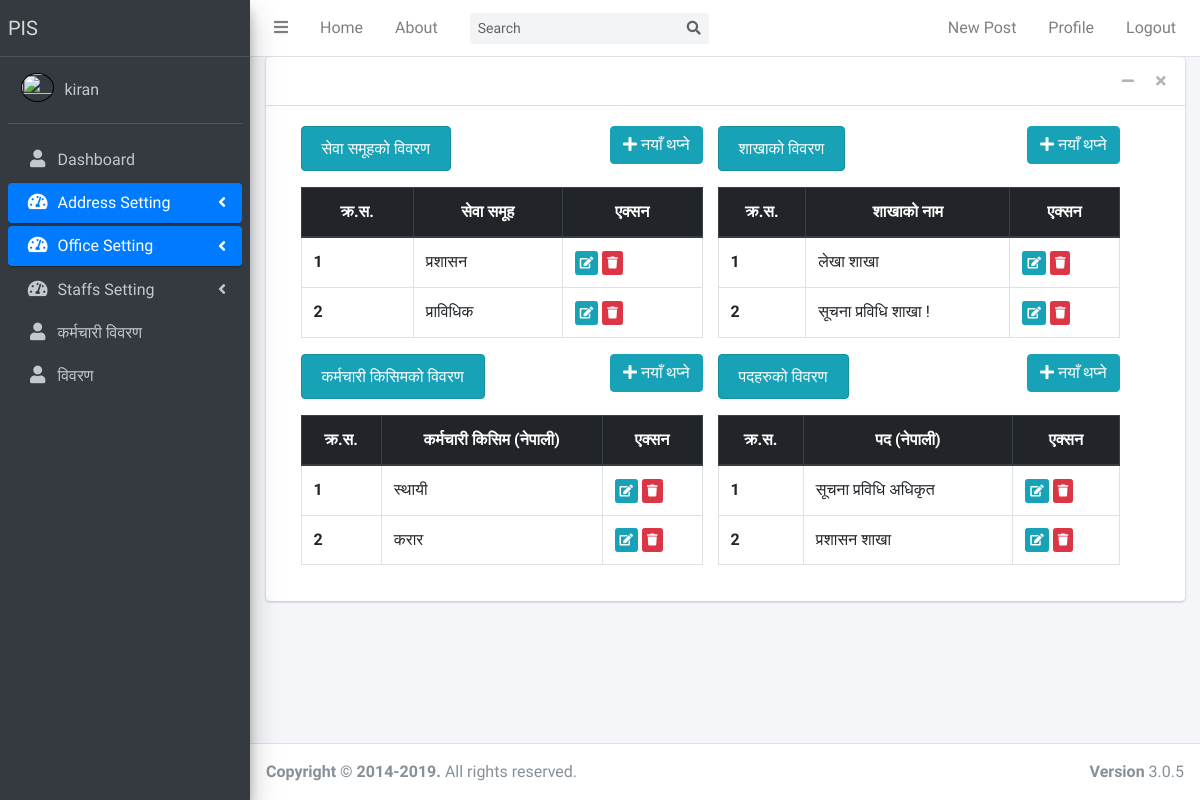
Before: /allofficialdata/list/ (signed in) with the older database file.
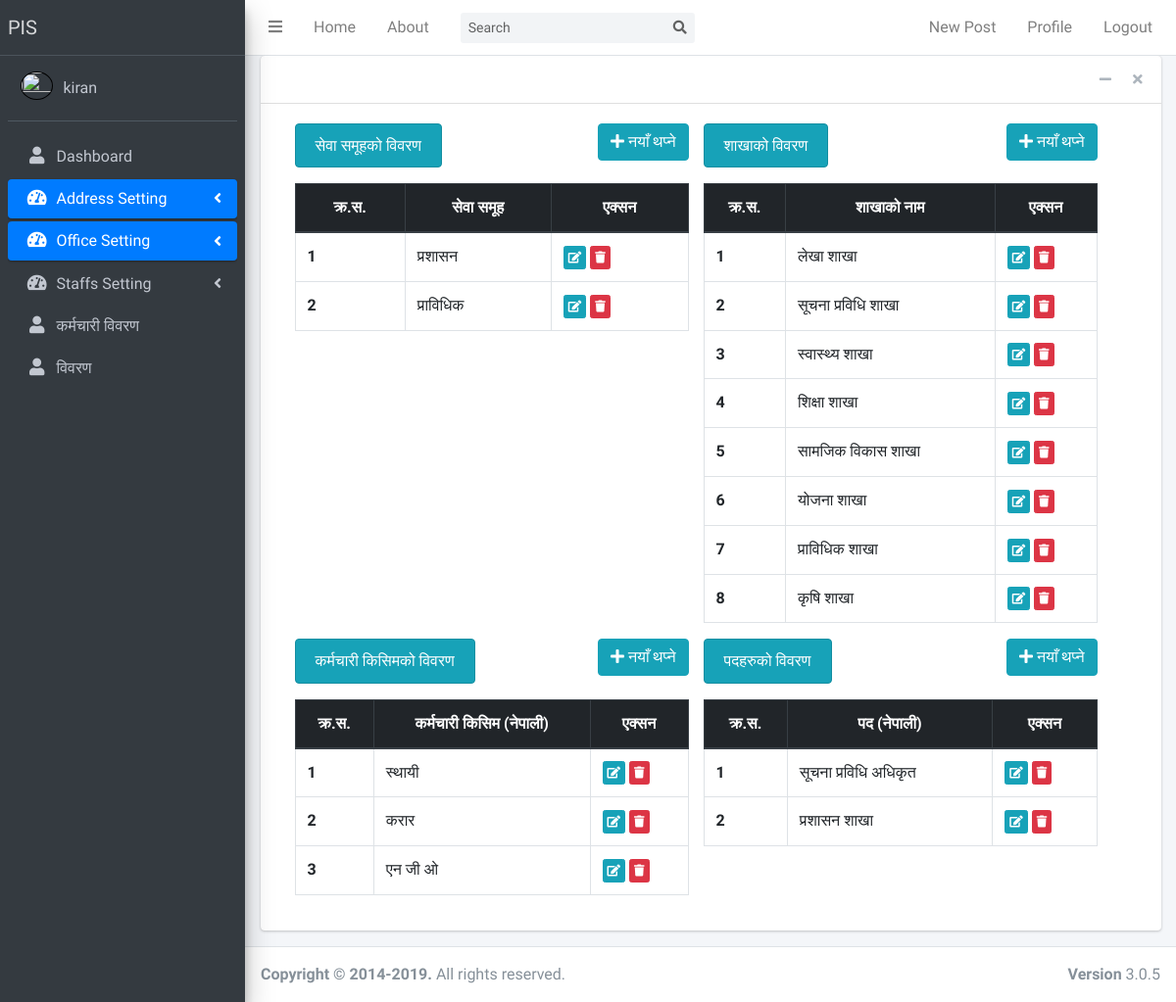
After: the same page with the newer database file.
### officialdata/models.py (models this page shows, shortened)
class Servicegroup(models.Model):
    servicegroup_nepali = models.CharField(max_length=70, verbose_name="सेवा समूहको नाम")
    servicegroup_english = models.CharField(max_length=70, verbose_name="Service Group Name")
    created_date = models.DateTimeField(default=timezone.now)
    created_by = models.ForeignKey(User, on_delete=models.CASCADE, default=None)

class Sectiontype(models.Model):
    sectiontype_nepali = models.CharField(max_length=70, verbose_name="शाखाको नाम")
    sectiontype_english = models.CharField(max_length=70, verbose_name="Section Name")
    created_date = models.DateTimeField(default=timezone.now)
    created_by = models.ForeignKey(User, on_delete=models.CASCADE, default=None)

class Employeetype(models.Model):
    employeetype_nepali = models.CharField(max_length=70, verbose_name="कर्मचारी किसिम")
    employeetype_english = models.CharField(max_length=70, verbose_name="Employee Type")
    date_posted = models.DateTimeField(default=timezone.now)
    created_by = models.ForeignKey(User, on_delete=models.CASCADE, default=None)

class Designation(models.Model):
    designation_nepali = models.CharField(max_length=100)
    designation_english = models.CharField(max_length=100)
    date_posted = models.DateTimeField(default=timezone.now)
    author = models.ForeignKey(User, on_delete=models.CASCADE)

### officialdata/views.py (the view)
# urls.py: path('allofficialdata/list/', AllOfficialdataListView.as_view(), name='allofficialdata-list'),
class AllOfficialdataListView(LoginRequiredMixin, UserAccessMixin, ListView):
    permission_required = ('officialdata.list_servicegroup', 'officialdata.list_designation', 'officialdata.list_sectiontype', 'officialdata.list_employeetype')
    template_name = 'officialdata/allofficialdata_list.html'
    queryset = Servicegroup.objects.all()
    def get_context_data(self, **kwargs):
        context = super(AllOfficialdataListView, self).get_context_data(**kwargs)
        context['designation_list'] = Designation.objects.all()
        context['sectiontype_list'] = Sectiontype.objects.all()
        context['employeetype_list'] = Employeetype.objects.all()
        context['servicegroup_list'] = self.queryset
        return context

### officedata/views.py (called while the page is built)
    def dispatch(self, request, *args, **kwargs):
        if(not self.request.user.is_authenticated):
            return redirect_to_login(self.request.get_full_path(), self.get_login_url(), self.get_redirect_field_name())
        if not self.has_permission():
            return redirect('/')
        return super(UserAccessMixin, self).dispatch(request, *args, **kwargs)

### officialdata/templates/officialdata/allofficialdata_list.html (shortened to what the changed rows need)
{% extends "blog/base.html" %}
{% load crispy_forms_tags %}
{% block content %}
<div class="row container">
    <div class="col-md-6">
        <table class="table table-hover table-bordered">
            <thead class="text-center thead-dark">
            <tr>
                <th scope="col">क्र.स.</th>
                <th scope="col">सेवा समूह</th>
                <th scope="col">एक्सन</th>
            </tr>
            </thead>
            <tbody>
            {% for servicegroup in servicegroup_list %}
            <tr>
                <th scope="row">{{ forloop.counter }}</th>
                <td>{{ servicegroup.servicegroup_nepali }}</td>
                <td>
                    <a href="{% url 'servicegroup-update' servicegroup.id %}" class="btn btn-info btn-xs">
                        <i class="fas fa-edit"></i>
                    </a>
                    <a href="{% url 'servicegroup-delete' servicegroup.id %}" class="btn btn-danger btn-xs">
                        <i class="fas fa-trash"></i>
                    </a>
                </td>
            </tr>
            {% endfor %}
            </tbody>
        </table>
    </div>
    <div class="col-md-6">
        <table class="table table-hover table-bordered">
            <thead class="text-center thead-dark">
            <tr>
                <th scope="col">क्र.स.</th>
                <th scope="col">शाखाको नाम</th>
                <th scope="col">एक्सन</th>
            </tr>
            </thead>
            <tbody>
            {% for sectiontype in sectiontype_list %}
            <tr>
                <th scope="row">{{ forloop.counter }}</th>
                <td>{{ sectiontype.sectiontype_nepali }}</td>
                <td>
                    <a href="{% url 'sectiontype-update' sectiontype.id %}" class="btn btn-info btn-xs">
                        <i class="fas fa-edit"></i>
                    </a>
                    <a href="{% url 'sectiontype-delete' sectiontype.id %}" class="btn btn-danger btn-xs">
                        <i class="fas fa-trash"></i>
                    </a>
                </td>
            </tr>
            {% endfor %}
            </tbody>
        </table>
    </div>
</div>
<div class="row container">
    <div class="col-md-6">
        <table class="table table-hover table-bordered">
            <thead class="text-center thead-dark">
            <tr>
                <th scope="col">क्र.स.</th>
                <th scope="col">कर्मचारी किसिम (नेपाली)</th>
                <th scope="col">एक्सन</th>
            </tr>
            </thead>
            <tbody>
            {% for employeetype in employeetype_list %}
            <tr>
                <th scope="row">{{ forloop.counter }}</th>
                <td>{{ employeetype.employeetype_nepali }}</td>
                <td>
                    <a href="{% url 'employeetype-update' employeetype.id %}" class="btn btn-info btn-xs">
                        <i class="fas fa-edit"></i>
                    </a>
                    <a href="{% url 'employeetype-delete' employeetype.id %}" class="btn btn-danger btn-xs">
                        <i class="fas fa-trash"></i>
                    </a>
                </td>
            </tr>
            {% endfor %}
            </tbody>
        </table>
    </div>
    <div class="col-md-6">
        <table class="table table-hover table-bordered">
            <thead class="text-center thead-dark">
            <tr>
                <th scope="col">क्र.स.</th>
                <th scope="col">पद (नेपाली)</th>
                <th scope="col">एक्सन</th>
            </tr>
            </thead>
            <tbody>
            {% for designation in designation_list %}
            <tr>
                <th scope="row">{{ forloop.counter }}</th>
                <td>{{ designation.designation_nepali }}</td>
                <td>
                    <a href="{% url 'designation-update' designation.id %}" class="btn btn-info btn-xs">
                        <i class="fas fa-edit"></i>
                    </a>
                    <a href="{% url 'designation-delete' designation.id %}" class="btn btn-danger btn-xs">
                        <i class="fas fa-trash"></i>
                    </a>
                </td>
            </tr>
            {% endfor %}
            </tbody>
        </table>
    </div>
</div>
{% endblock content %}

Changed rows visible on the page:
removed Sectiontype: sectiontype_nepali "सूचना प्रविधि शाखा !"
added Sectiontype: sectiontype_nepali "सूचना प्रविधि शाखा"
added Sectiontype: sectiontype_nepali "स्वास्थ्य शाखा"
added Sectiontype: sectiontype_nepali "शिक्षा शाखा"
added Sectiontype: sectiontype_nepali "सामजिक विकास शाखा"
added Sectiontype: sectiontype_nepali "योजना शाखा"
added Sectiontype: sectiontype_nepali "प्राविधिक शाखा"
added Sectiontype: sectiontype_nepali "कृषि शाखा"
added Employeetype: employeetype_nepali "एन जी ओ"
